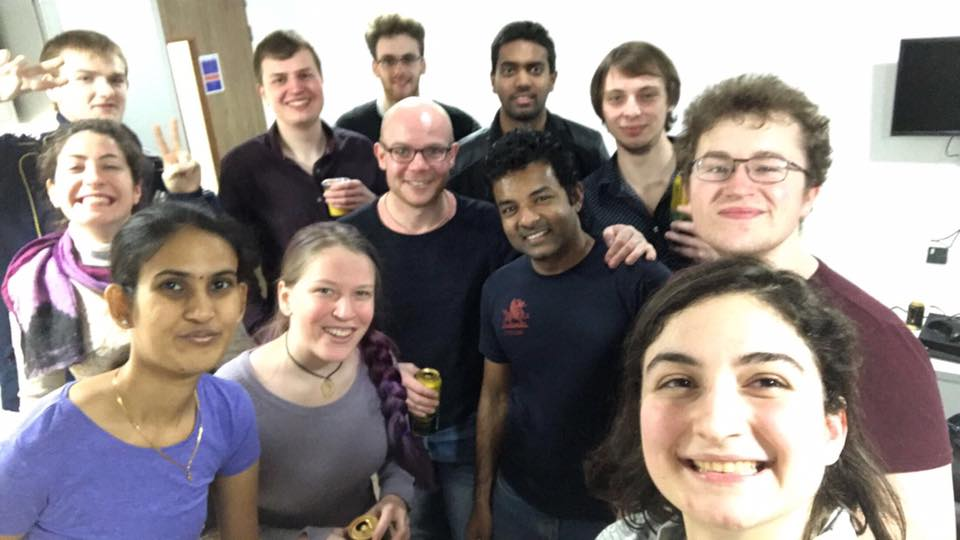
#> input picture Python/TestGroup.jpg, 960 x 540 px, given in place of the camera
$ python FaceDitector.py
#> lines starting #> are read from the running program, lines starting #| are printed output that depends on the picture; after the words box and inside, x2 and y2 are one past the last pixel; in counts of white or black regions, pixels touching at a corner belong together
### Python/NameFind.py
#     ----------- FUNCTION TO READ THE FILE AND ADD THE NAMES AND IDs IN TO TUPLES

import cv2
import math

face = cv2.CascadeClassifier('Haar/haarcascade_frontalcatface.xml')
glass_cas = cv2.CascadeClassifier('Haar/haarcascade_eye_tree_eyeglasses.xml')

WHITE = [255, 255, 255]

def FileRead():
    Info = open("Names.txt", "r")                       # Open th text file in readmode
#> (reads Python/Names.txt from the repository)
    NAME = []                                           # The tuple to store Names
    while (True):                                       # Read all the lines in the file and store them in two tuples
        Line = Info.readline()
        if Line == '':
            break
        NAME.append (Line.split(",")[1].rstrip())

    return NAME                                     # Return the two tuples

Names = FileRead()                                 # Run the above Function to get the ID and Names Tuple

#     ------------------- FUNCTION TO FIND THE NAME  -----------------------------------------------------------


# [98 lines left out: functions ID2Name, AddName, DispID, draw_box, DispID2, DispID3, not called in this run]


def DrawBox(Image, x, y, w, h):
    cv2.rectangle(Image, (x, y), (x + w, y + h), (255, 255, 255), 1)     # Draw a rectangle arround the face

# ----------------------------- THIS FUNCTION TAKES IN SPEC CASCADE, FACE CASCADE AND AN IMAGE
# ------------------------- IT RETURNS A CROPPED FACE AND IF POSSIBLE STRAIGHTENS THE TILT OF THE HEAD


# [25 lines left out: function DetectEyes, not called in this run]

### Python/FaceDitector.py
# --------------------------  THIS IS USED TO DITECT FACES AND EYES USING HAAR CASCADES--------------
#                             CREATED BY LAHIRU DINALANKARA - AKA SPIKE
#----------------------------------------------------------------------------------------------------

import cv2                  #   Importing the opencv
import numpy as np          #   Import Numarical Python
import NameFind
WHITE = [255, 255, 255]


#   import the Haar cascades for face ditection

face_cascade = cv2.CascadeClassifier('haarcascade_frontalface_default.xml')
eye_cascade = cv2.CascadeClassifier('haarcascade_eye.xml')
spec_cascade = cv2.CascadeClassifier('haarcascade_eye_tree_eyeglasses.xml')


#ID = NameFind.AddName()

Count = 0

cap = cv2.VideoCapture(0)   #   Camera object

while True:
    ret, img2 = cap.read()
#> img2 is the input picture: shape (540, 960, 3); mean B, G, R 133.7, 136.9, 146.7
    img = cv2.cvtColor(img2, cv2.COLOR_BGR2GRAY)        #   Convert the Camera to gray
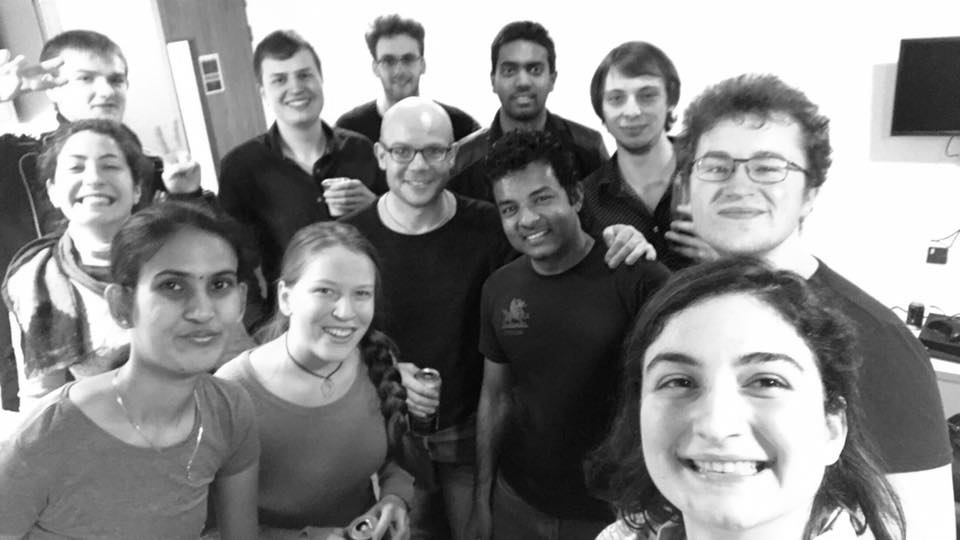
#> img: shape (540, 960); min 1, max 255, mean 139.5
    faces = face_cascade.detectMultiScale(img, 1.1, 15) #   Detect the faces and store the positions
#> faces = [[370, 38, 60, 60], [486, 41, 72, 72], [259, 52, 67, 67], [590, 64, 85, 85], [379, 121, 81, 81], [48, 130, 88, 88], [484, 168, 90, 90], [283, 253, 99, 99], [675, 114, 135, 135], [133, 235, 133, 133], [610, 288, 230, 230]]

    for (x, y, w, h) in faces:                                      #   Frames  LOCATION X, Y  WIDTH, HEIGHT
        cv2.rectangle(img, (x, y), (x+w, y+h), WHITE, 1)
        cv2.putText(img, "FACE", (x, y-5), cv2.FONT_HERSHEY_DUPLEX, .4, WHITE)
#> this loop made 11 passes
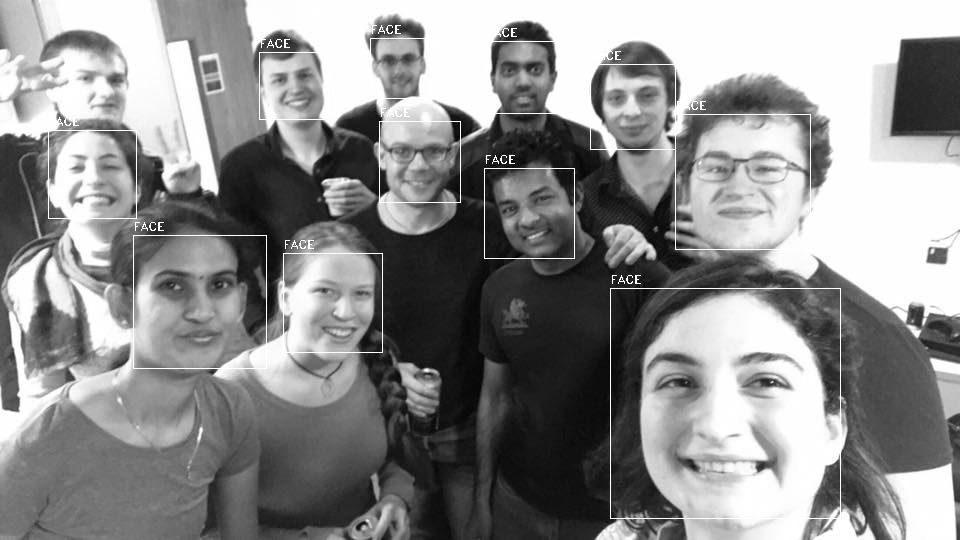
#> img: shape (540, 960); 1.04% of pixels changed, all inside (x1, y1, x2, y2) = (48, 25, 841, 519)

        #   Eyes should be inside the face.
        #roi_gray = gray[y: y+h, x: x+w]             #   The Face is isolated and cropped

    eyes = eye_cascade.detectMultiScale(img)
#> eyes = 28 rows, first 6: [374, 48, 25, 25], [498, 58, 23, 23], [520, 57, 24, 24], [292, 65, 21, 21], [268, 68, 21, 21], [632, 84, 24, 24]
    for (ex, ey, ew, eh) in eyes:
        cv2.rectangle(img, (ex, ey), (ex+ew, ey+eh), WHITE, 1)
        cv2.putText(img, "EYE", (ex, ey-5), cv2.FONT_HERSHEY_DUPLEX, .4, WHITE)
#> this loop made 28 passes
#> (ex, ey, ew, eh) on passes 1 to 12: (374, 48, 25, 25), (498, 58, 23, 23), (520, 57, 24, 24), (292, 65, 21, 21), (268, 68, 21, 21), (632, 84, 24, 24), (605, 86, 23, 23), (750, 112, 22, 22), (409, 144, 20, 20), (97, 155, 23, 23), (530, 189, 21, 21), (499, 198, 23, 23)
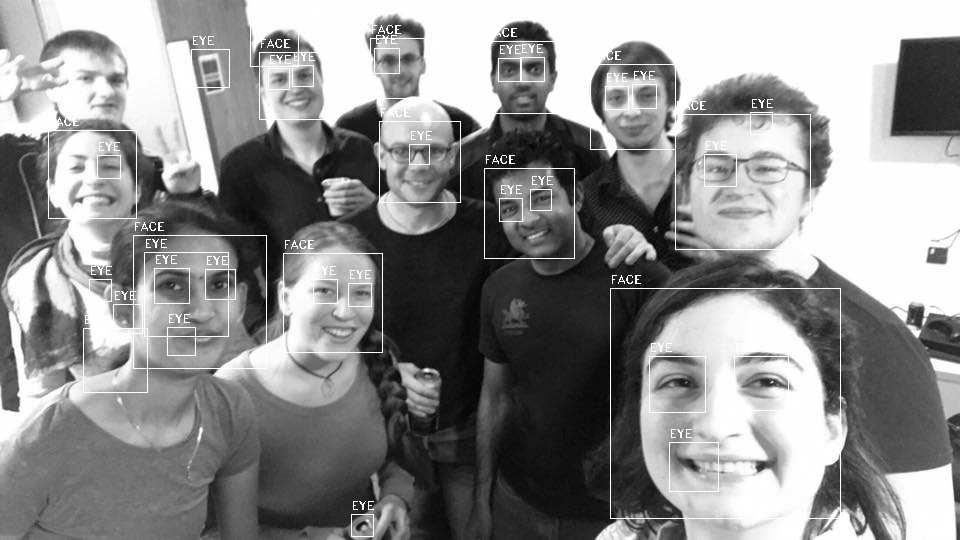
#> img: shape (540, 960); 1.03% of pixels changed, all inside (x1, y1, x2, y2) = (83, 5, 789, 537)

    glass = spec_cascade.detectMultiScale(img)
#> glass = [[524, 58, 21, 21], [707, 158, 25, 25], [158, 272, 26, 26], [313, 280, 22, 22], [657, 361, 45, 45], [740, 360, 47, 47], [669, 442, 47, 47]]
    for (sx, sy, sw, sh) in glass:
        cv2.rectangle(img, (sx, sy), (sx+sw, sy+sh), WHITE, 1)
        cv2.putText(img, "SPECS", (sx, sy-5), cv2.FONT_HERSHEY_DUPLEX, .4, WHITE)
#> this loop made 7 passes
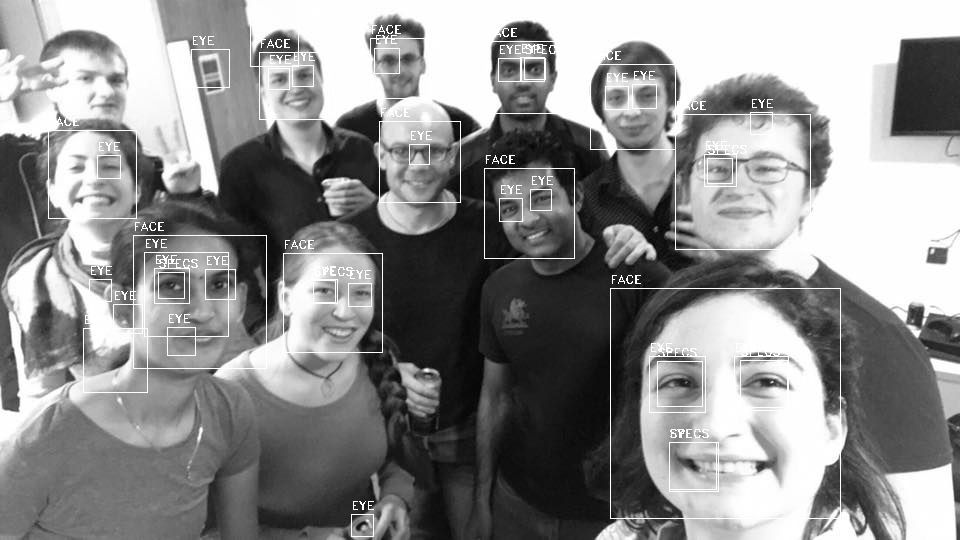
#> img: shape (540, 960); 0.3% of pixels changed, all inside (x1, y1, x2, y2) = (158, 45, 788, 490)


    cv2.imshow('Face Recognition System', img)          #   Show the video

    if cv2.waitKey(1) & 0xFF == ord('q'):
#> (key q is pressed here)
        break

cap.release()
cv2.destroyAllWindows()
